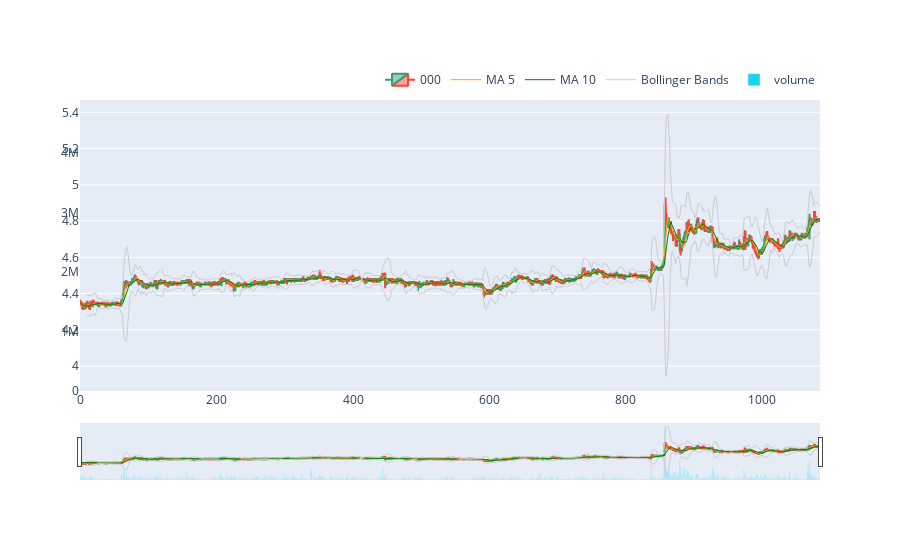

Notebook code for this chart:
### Code cell
fig = go.Figure(data=[
    go.Candlestick(
        #x=dd.date,
        open=dd.open,
        high=dd.high,
        low=dd.low,
        close=dd.close,
        name='000',
        yaxis='y2'),
    go.Scatter(y=df.ma5, line=dict(color='orange', width=1), name='MA 5', yaxis='y2'),
    go.Scatter(y=df.ma10, line=dict(color='green', width=1), name='MA 10', yaxis='y2'),
    
#     go.Scatter(y=bb_avg, line=dict(color='#ccc', width=1), name='MA 10'),
    go.Scatter(y=bb_upper, line=dict(color='#ccc', width=1), legendgroup='Bollinger Bands', name='Bollinger Bands', yaxis='y2'),
    go.Scatter(y=bb_lower, line=dict(color='#ccc', width=1), legendgroup='Bollinger Bands', showlegend=False, yaxis='y2'),
    
    go.Bar(y=dd.volume, yaxis='y', name='volume')
])

fig.update_layout(legend=dict(
    orientation="h",
    yanchor="bottom",
    y=1.02,
    xanchor="right",
    x=1
))
# y=df.Volume, 
# marker=dict( color=colors ),
# type='bar', yaxis='y', name='Volume'

fig.show()

### Figure 1 — Plotly figure (JSON) as saved in the notebook; plotly's stock layout.template omitted (floating-point values rounded to 4 significant figures; data arrays with more than 128 entries replaced by an {"elided": "..."} marker saying what was removed)
{"data": [{"close": {"elided": "1085 float values"}, "high": {"elided": "1085 float values"}, "low": {"elided": "1085 float values"}, "name": "000", "open": {"elided": "1085 float values"}, "type": "candlestick", "yaxis": "y2"}, {"line": {"color": "orange", "width": 1}, "name": "MA 5", "type": "scatter", "y": {"elided": "1085 float values"}, "yaxis": "y2"}, {"line": {"color": "green", "width": 1}, "name": "MA 10", "type": "scatter", "y": {"elided": "1085 float values"}, "yaxis": "y2"}, {"legendgroup": "Bollinger Bands", "line": {"color": "#ccc", "width": 1}, "name": "Bollinger Bands", "type": "scatter", "y": {"elided": "1085 float values"}, "yaxis": "y2"}, {"legendgroup": "Bollinger Bands", "line": {"color": "#ccc", "width": 1}, "showlegend": false, "type": "scatter", "y": {"elided": "1085 float values"}, "yaxis": "y2"}, {"name": "volume", "type": "bar", "y": {"elided": "1085 int values"}, "yaxis": "y"}], "layout": {"legend": {"orientation": "h", "x": 1, "xanchor": "right", "y": 1.02, "yanchor": "bottom"}}}
